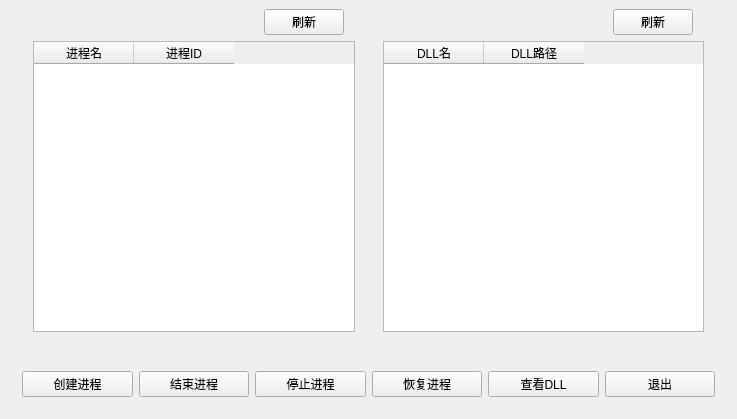
<?xml version="1.0" encoding="UTF-8"?>
<ui version="4.0">
 <class>Widget</class>
 <widget class="QWidget" name="Widget">
  <property name="geometry">
   <rect>
    <x>0</x>
    <y>0</y>
    <width>737</width>
    <height>419</height>
   </rect>
  </property>
  <property name="windowTitle">
   <string>进程管理器</string>
  </property>
  <layout class="QVBoxLayout" name="verticalLayout_3">
   <property name="topMargin">
    <number>0</number>
   </property>
   <item>
    <widget class="QWidget" name="widget" native="true">
     <layout class="QHBoxLayout" name="horizontalLayout_4">
      <property name="topMargin">
       <number>9</number>
      </property>
      <item>
       <widget class="QWidget" name="widget_6" native="true">
        <layout class="QVBoxLayout" name="verticalLayout_2">
         <property name="topMargin">
          <number>0</number>
         </property>
         <item>
          <widget class="QWidget" name="widget_3" native="true">
           <layout class="QHBoxLayout" name="horizontalLayout">
            <property name="topMargin">
             <number>0</number>
            </property>
            <property name="bottomMargin">
             <number>0</number>
            </property>
            <item>
             <spacer name="horizontalSpacer">
              <property name="orientation">
               <enum>Qt::Horizontal</enum>
              </property>
              <property name="sizeHint" stdset="0">
               <size>
                <width>228</width>
                <height>20</height>
               </size>
              </property>
             </spacer>
            </item>
            <item>
             <widget class="QPushButton" name="pushButton_7">
              <property name="text">
               <string>刷新</string>
              </property>
             </widget>
            </item>
           </layout>
          </widget>
         </item>
         <item>
          <widget class="QTableWidget" name="processTab">
           <column>
            <property name="text">
             <string>进程名</string>
            </property>
           </column>
           <column>
            <property name="text">
             <string>进程ID</string>
            </property>
           </column>
          </widget>
         </item>
        </layout>
       </widget>
      </item>
      <item>
       <widget class="QWidget" name="widget_5" native="true">
        <layout class="QVBoxLayout" name="verticalLayout">
         <property name="topMargin">
          <number>0</number>
         </property>
         <item>
          <widget class="QWidget" name="widget_4" native="true">
           <layout class="QHBoxLayout" name="horizontalLayout_3">
            <property name="topMargin">
             <number>0</number>
            </property>
            <property name="bottomMargin">
             <number>0</number>
            </property>
            <item>
             <spacer name="horizontalSpacer_2">
              <property name="orientation">
               <enum>Qt::Horizontal</enum>
              </property>
              <property name="sizeHint" stdset="0">
               <size>
                <width>227</width>
                <height>20</height>
               </size>
              </property>
             </spacer>
            </item>
            <item>
             <widget class="QPushButton" name="pushButton_8">
              <property name="text">
               <string>刷新</string>
              </property>
             </widget>
            </item>
           </layout>
          </widget>
         </item>
         <item>
          <widget class="QTableWidget" name="dllTab">
           <column>
            <property name="text">
             <string>DLL名</string>
            </property>
           </column>
           <column>
            <property name="text">
             <string>DLL路径</string>
            </property>
           </column>
          </widget>
         </item>
        </layout>
       </widget>
      </item>
     </layout>
    </widget>
   </item>
   <item>
    <widget class="QWidget" name="widget_2" native="true">
     <layout class="QHBoxLayout" name="horizontalLayout_2">
      <item>
       <widget class="QPushButton" name="pushButton_6">
        <property name="text">
         <string>创建进程</string>
        </property>
       </widget>
      </item>
      <item>
       <widget class="QPushButton" name="pushButton">
        <property name="text">
         <string>结束进程</string>
        </property>
       </widget>
      </item>
      <item>
       <widget class="QPushButton" name="pushButton_2">
        <property name="text">
         <string>停止进程</string>
        </property>
       </widget>
      </item>
      <item>
       <widget class="QPushButton" name="pushButton_3">
        <property name="text">
         <string>恢复进程</string>
        </property>
       </widget>
      </item>
      <item>
       <widget class="QPushButton" name="pushButton_4">
        <property name="text">
         <string>查看DLL</string>
        </property>
       </widget>
      </item>
      <item>
       <widget class="QPushButton" name="pushButton_5">
        <property name="text">
         <string>退出</string>
        </property>
       </widget>
      </item>
     </layout>
    </widget>
   </item>
  </layout>
 </widget>
 <layoutdefault spacing="6" margin="11"/>
 <resources/>
 <connections/>
</ui>
